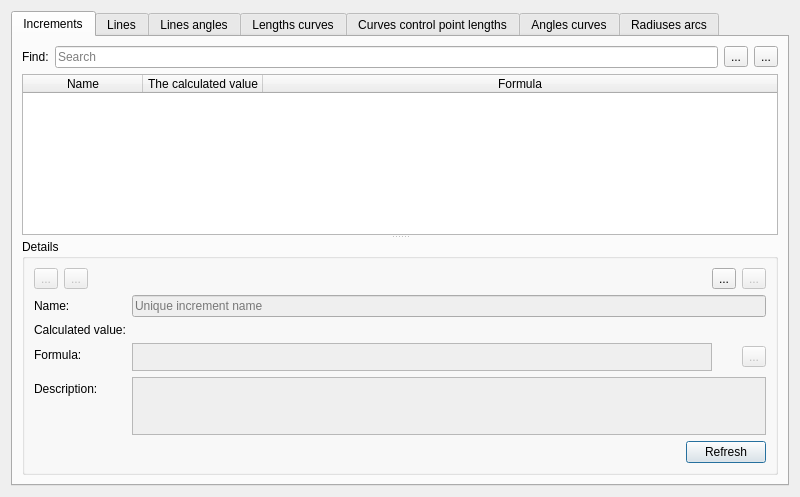
<?xml version="1.0" encoding="UTF-8"?>
<ui version="4.0">
 <class>DialogIncrements</class>
 <widget class="QDialog" name="DialogIncrements">
  <property name="geometry">
   <rect>
    <x>0</x>
    <y>0</y>
    <width>800</width>
    <height>497</height>
   </rect>
  </property>
  <property name="minimumSize">
   <size>
    <width>800</width>
    <height>0</height>
   </size>
  </property>
  <property name="windowTitle">
   <string>Tables of Variables</string>
  </property>
  <property name="windowIcon">
   <iconset resource="../../../libs/vmisc/share/resources/icon.qrc">
    <normaloff>:/icon/64x64/icon64x64.png</normaloff>:/icon/64x64/icon64x64.png</iconset>
  </property>
  <property name="locale">
   <locale language="English" country="UnitedStates"/>
  </property>
  <layout class="QVBoxLayout" name="verticalLayout">
   <item>
    <widget class="QTabWidget" name="tabWidget">
     <property name="sizePolicy">
      <sizepolicy hsizetype="Expanding" vsizetype="Expanding">
       <horstretch>1</horstretch>
       <verstretch>0</verstretch>
      </sizepolicy>
     </property>
     <property name="tabPosition">
      <enum>QTabWidget::North</enum>
     </property>
     <property name="currentIndex">
      <number>0</number>
     </property>
     <widget class="QWidget" name="tabIncrements">
      <attribute name="title">
       <string>Increments</string>
      </attribute>
      <layout class="QVBoxLayout" name="verticalLayout_2">
       <item>
        <layout class="QHBoxLayout" name="horizontalLayout_4">
         <property name="topMargin">
          <number>0</number>
         </property>
         <item>
          <widget class="QLabel" name="labelFind">
           <property name="text">
            <string>Find:</string>
           </property>
          </widget>
         </item>
         <item>
          <widget class="QLineEdit" name="lineEditFind">
           <property name="placeholderText">
            <string>Search</string>
           </property>
          </widget>
         </item>
         <item>
          <widget class="QToolButton" name="toolButtonFindPrevious">
           <property name="text">
            <string notr="true">...</string>
           </property>
           <property name="icon">
            <iconset theme="go-previous" resource="../../../libs/vmisc/share/resources/theme.qrc">
             <normaloff>:/icons/win.icon.theme/16x16/actions/go-previous.png</normaloff>:/icons/win.icon.theme/16x16/actions/go-previous.png</iconset>
           </property>
          </widget>
         </item>
         <item>
          <widget class="QToolButton" name="toolButtonFindNext">
           <property name="text">
            <string notr="true">...</string>
           </property>
           <property name="icon">
            <iconset theme="go-next" resource="../../../libs/vmisc/share/resources/theme.qrc">
             <normaloff>:/icons/win.icon.theme/16x16/actions/go-next.png</normaloff>:/icons/win.icon.theme/16x16/actions/go-next.png</iconset>
           </property>
          </widget>
         </item>
        </layout>
       </item>
       <item>
        <widget class="QSplitter" name="splitter">
         <property name="orientation">
          <enum>Qt::Vertical</enum>
         </property>
         <widget class="QTableWidget" name="tableWidgetIncrement">
          <property name="sizePolicy">
           <sizepolicy hsizetype="Expanding" vsizetype="Expanding">
            <horstretch>0</horstretch>
            <verstretch>8</verstretch>
           </sizepolicy>
          </property>
          <property name="minimumSize">
           <size>
            <width>0</width>
            <height>150</height>
           </size>
          </property>
          <property name="alternatingRowColors">
           <bool>true</bool>
          </property>
          <property name="selectionMode">
           <enum>QAbstractItemView::SingleSelection</enum>
          </property>
          <property name="selectionBehavior">
           <enum>QAbstractItemView::SelectRows</enum>
          </property>
          <property name="sortingEnabled">
           <bool>false</bool>
          </property>
          <property name="wordWrap">
           <bool>true</bool>
          </property>
          <attribute name="horizontalHeaderCascadingSectionResizes">
           <bool>false</bool>
          </attribute>
          <attribute name="horizontalHeaderDefaultSectionSize">
           <number>120</number>
          </attribute>
          <attribute name="horizontalHeaderMinimumSectionSize">
           <number>70</number>
          </attribute>
          <attribute name="horizontalHeaderShowSortIndicator" stdset="0">
           <bool>false</bool>
          </attribute>
          <attribute name="horizontalHeaderStretchLastSection">
           <bool>true</bool>
          </attribute>
          <attribute name="verticalHeaderVisible">
           <bool>false</bool>
          </attribute>
          <attribute name="verticalHeaderCascadingSectionResizes">
           <bool>false</bool>
          </attribute>
          <attribute name="verticalHeaderDefaultSectionSize">
           <number>25</number>
          </attribute>
          <attribute name="verticalHeaderMinimumSectionSize">
           <number>8</number>
          </attribute>
          <attribute name="verticalHeaderStretchLastSection">
           <bool>false</bool>
          </attribute>
          <column>
           <property name="text">
            <string>Name</string>
           </property>
          </column>
          <column>
           <property name="text">
            <string>The calculated value</string>
           </property>
          </column>
          <column>
           <property name="text">
            <string>Formula</string>
           </property>
          </column>
         </widget>
         <widget class="QGroupBox" name="groupBoxDetails">
          <property name="sizePolicy">
           <sizepolicy hsizetype="Preferred" vsizetype="Minimum">
            <horstretch>0</horstretch>
            <verstretch>4</verstretch>
           </sizepolicy>
          </property>
          <property name="minimumSize">
           <size>
            <width>0</width>
            <height>236</height>
           </size>
          </property>
          <property name="toolTip">
           <string>Details</string>
          </property>
          <property name="title">
           <string>Details</string>
          </property>
          <layout class="QFormLayout" name="formLayout">
           <item row="0" column="0">
            <layout class="QHBoxLayout" name="horizontalLayout">
             <item alignment="Qt::AlignLeft">
              <widget class="QToolButton" name="toolButtonUp">
               <property name="enabled">
                <bool>false</bool>
               </property>
               <property name="toolTip">
                <string>Move measurement up</string>
               </property>
               <property name="text">
                <string notr="true">...</string>
               </property>
               <property name="icon">
                <iconset theme="go-up">
                 <normaloff>../../seamlyme</normaloff>../../seamlyme</iconset>
               </property>
              </widget>
             </item>
             <item alignment="Qt::AlignLeft">
              <widget class="QToolButton" name="toolButtonDown">
               <property name="enabled">
                <bool>false</bool>
               </property>
               <property name="toolTip">
                <string>Move measurement down</string>
               </property>
               <property name="text">
                <string notr="true">...</string>
               </property>
               <property name="icon">
                <iconset theme="go-down">
                 <normaloff>../../seamlyme</normaloff>../../seamlyme</iconset>
               </property>
              </widget>
             </item>
             <item>
              <spacer name="horizontalSpacer_2">
               <property name="orientation">
                <enum>Qt::Horizontal</enum>
               </property>
               <property name="sizeHint" stdset="0">
                <size>
                 <width>5000</width>
                 <height>20</height>
                </size>
               </property>
              </spacer>
             </item>
            </layout>
           </item>
           <item row="0" column="1">
            <layout class="QHBoxLayout" name="horizontalLayout_3">
             <property name="spacing">
              <number>6</number>
             </property>
             <item>
              <spacer name="horizontalSpacer">
               <property name="orientation">
                <enum>Qt::Horizontal</enum>
               </property>
               <property name="sizeHint" stdset="0">
                <size>
                 <width>5000</width>
                 <height>20</height>
                </size>
               </property>
              </spacer>
             </item>
             <item alignment="Qt::AlignRight">
              <widget class="QToolButton" name="toolButtonAdd">
               <property name="sizePolicy">
                <sizepolicy hsizetype="Fixed" vsizetype="Fixed">
                 <horstretch>0</horstretch>
                 <verstretch>0</verstretch>
                </sizepolicy>
               </property>
               <property name="text">
                <string notr="true">...</string>
               </property>
               <property name="icon">
                <iconset theme="list-add">
                 <normaloff>.</normaloff>.</iconset>
               </property>
              </widget>
             </item>
             <item alignment="Qt::AlignLeft">
              <widget class="QToolButton" name="toolButtonRemove">
               <property name="enabled">
                <bool>false</bool>
               </property>
               <property name="text">
                <string notr="true">...</string>
               </property>
               <property name="icon">
                <iconset theme="list-remove">
                 <normaloff>.</normaloff>.</iconset>
               </property>
              </widget>
             </item>
            </layout>
           </item>
           <item row="2" column="0">
            <widget class="QLabel" name="label">
             <property name="text">
              <string>Name:</string>
             </property>
            </widget>
           </item>
           <item row="2" column="1">
            <widget class="QLineEdit" name="lineEditName">
             <property name="enabled">
              <bool>false</bool>
             </property>
             <property name="placeholderText">
              <string>Unique increment name</string>
             </property>
            </widget>
           </item>
           <item row="4" column="0">
            <widget class="QLabel" name="labelCalculated">
             <property name="text">
              <string>Calculated value:</string>
             </property>
            </widget>
           </item>
           <item row="4" column="1">
            <widget class="QLabel" name="labelCalculatedValue">
             <property name="text">
              <string notr="true"/>
             </property>
            </widget>
           </item>
           <item row="5" column="0">
            <widget class="QLabel" name="labelFormula">
             <property name="text">
              <string>Formula:</string>
             </property>
            </widget>
           </item>
           <item row="5" column="1">
            <layout class="QHBoxLayout" name="horizontalLayoutValue">
             <item>
              <widget class="QPlainTextEdit" name="plainTextEditFormula">
               <property name="enabled">
                <bool>false</bool>
               </property>
               <property name="sizePolicy">
                <sizepolicy hsizetype="Expanding" vsizetype="Expanding">
                 <horstretch>0</horstretch>
                 <verstretch>0</verstretch>
                </sizepolicy>
               </property>
               <property name="maximumSize">
                <size>
                 <width>16777215</width>
                 <height>28</height>
                </size>
               </property>
               <property name="toolTip">
                <string>Calculation</string>
               </property>
               <property name="tabChangesFocus">
                <bool>true</bool>
               </property>
              </widget>
             </item>
             <item>
              <widget class="QPushButton" name="pushButtonGrow">
               <property name="enabled">
                <bool>false</bool>
               </property>
               <property name="maximumSize">
                <size>
                 <width>18</width>
                 <height>18</height>
                </size>
               </property>
               <property name="sizeIncrement">
                <size>
                 <width>0</width>
                 <height>0</height>
                </size>
               </property>
               <property name="focusPolicy">
                <enum>Qt::StrongFocus</enum>
               </property>
               <property name="toolTip">
                <string>&lt;html&gt;&lt;head/&gt;&lt;body&gt;&lt;p&gt;Show full calculation in message box&lt;/p&gt;&lt;/body&gt;&lt;/html&gt;</string>
               </property>
               <property name="text">
                <string notr="true"/>
               </property>
               <property name="icon">
                <iconset theme="go-down">
                 <normaloff>../../../libs/vtools/dialogs/support</normaloff>../../../libs/vtools/dialogs/support</iconset>
               </property>
               <property name="iconSize">
                <size>
                 <width>16</width>
                 <height>16</height>
                </size>
               </property>
               <property name="autoDefault">
                <bool>false</bool>
               </property>
               <property name="flat">
                <bool>true</bool>
               </property>
              </widget>
             </item>
             <item>
              <widget class="QToolButton" name="toolButtonExpr">
               <property name="enabled">
                <bool>false</bool>
               </property>
               <property name="toolTip">
                <string>Formula wizard</string>
               </property>
               <property name="text">
                <string notr="true">...</string>
               </property>
               <property name="icon">
                <iconset resource="../../../libs/vmisc/share/resources/icon.qrc">
                 <normaloff>:/icon/24x24/fx.png</normaloff>:/icon/24x24/fx.png</iconset>
               </property>
               <property name="iconSize">
                <size>
                 <width>24</width>
                 <height>24</height>
                </size>
               </property>
              </widget>
             </item>
            </layout>
           </item>
           <item row="7" column="0">
            <widget class="QLabel" name="label_7">
             <property name="text">
              <string>Description:</string>
             </property>
            </widget>
           </item>
           <item row="7" column="1">
            <widget class="QPlainTextEdit" name="plainTextEditDescription">
             <property name="enabled">
              <bool>false</bool>
             </property>
             <property name="sizePolicy">
              <sizepolicy hsizetype="Expanding" vsizetype="Expanding">
               <horstretch>0</horstretch>
               <verstretch>1</verstretch>
              </sizepolicy>
             </property>
            </widget>
           </item>
           <item row="10" column="1">
            <layout class="QHBoxLayout" name="horizontalLayout_5">
             <item>
              <spacer name="horizontalSpacer_3">
               <property name="orientation">
                <enum>Qt::Horizontal</enum>
               </property>
               <property name="sizeHint" stdset="0">
                <size>
                 <width>40</width>
                 <height>20</height>
                </size>
               </property>
              </spacer>
             </item>
             <item>
              <widget class="QPushButton" name="pushButtonRefresh">
               <property name="toolTip">
                <string>Refresh a pattern with all changes you made</string>
               </property>
               <property name="text">
                <string>Refresh</string>
               </property>
              </widget>
             </item>
            </layout>
           </item>
          </layout>
         </widget>
        </widget>
       </item>
      </layout>
     </widget>
     <widget class="QWidget" name="tab_3">
      <attribute name="title">
       <string>Lines</string>
      </attribute>
      <layout class="QGridLayout" name="gridLayout_3">
       <item row="0" column="0">
        <widget class="QTableWidget" name="tableWidgetLines">
         <property name="editTriggers">
          <set>QAbstractItemView::NoEditTriggers</set>
         </property>
         <property name="alternatingRowColors">
          <bool>true</bool>
         </property>
         <attribute name="horizontalHeaderCascadingSectionResizes">
          <bool>false</bool>
         </attribute>
         <attribute name="horizontalHeaderDefaultSectionSize">
          <number>137</number>
         </attribute>
         <attribute name="horizontalHeaderStretchLastSection">
          <bool>false</bool>
         </attribute>
         <attribute name="verticalHeaderVisible">
          <bool>false</bool>
         </attribute>
         <column>
          <property name="text">
           <string>Line</string>
          </property>
         </column>
         <column>
          <property name="text">
           <string>Length</string>
          </property>
         </column>
        </widget>
       </item>
      </layout>
     </widget>
     <widget class="QWidget" name="tab">
      <attribute name="title">
       <string>Lines angles</string>
      </attribute>
      <layout class="QGridLayout" name="gridLayout_6">
       <item row="0" column="0">
        <widget class="QTableWidget" name="tableWidgetLinesAngles">
         <property name="editTriggers">
          <set>QAbstractItemView::NoEditTriggers</set>
         </property>
         <property name="alternatingRowColors">
          <bool>true</bool>
         </property>
         <attribute name="horizontalHeaderCascadingSectionResizes">
          <bool>false</bool>
         </attribute>
         <attribute name="horizontalHeaderDefaultSectionSize">
          <number>137</number>
         </attribute>
         <attribute name="horizontalHeaderStretchLastSection">
          <bool>false</bool>
         </attribute>
         <attribute name="verticalHeaderVisible">
          <bool>false</bool>
         </attribute>
         <column>
          <property name="text">
           <string>Line</string>
          </property>
         </column>
         <column>
          <property name="text">
           <string>Angle</string>
          </property>
         </column>
        </widget>
       </item>
      </layout>
     </widget>
     <widget class="QWidget" name="tab_4">
      <attribute name="title">
       <string>Lengths curves</string>
      </attribute>
      <layout class="QGridLayout" name="gridLayout_4">
       <item row="0" column="0">
        <widget class="QTableWidget" name="tableWidgetSplines">
         <property name="editTriggers">
          <set>QAbstractItemView::NoEditTriggers</set>
         </property>
         <property name="alternatingRowColors">
          <bool>true</bool>
         </property>
         <attribute name="horizontalHeaderCascadingSectionResizes">
          <bool>false</bool>
         </attribute>
         <attribute name="horizontalHeaderDefaultSectionSize">
          <number>137</number>
         </attribute>
         <attribute name="horizontalHeaderStretchLastSection">
          <bool>false</bool>
         </attribute>
         <attribute name="verticalHeaderVisible">
          <bool>false</bool>
         </attribute>
         <column>
          <property name="text">
           <string>Curve</string>
          </property>
         </column>
         <column>
          <property name="text">
           <string>Length</string>
          </property>
         </column>
        </widget>
       </item>
      </layout>
     </widget>
     <widget class="QWidget" name="tab_5">
      <attribute name="title">
       <string>Curves control point lengths</string>
      </attribute>
      <layout class="QVBoxLayout" name="verticalLayout_3">
       <item>
        <widget class="QTableWidget" name="tableWidgetCLength">
         <property name="editTriggers">
          <set>QAbstractItemView::NoEditTriggers</set>
         </property>
         <property name="alternatingRowColors">
          <bool>true</bool>
         </property>
         <attribute name="horizontalHeaderCascadingSectionResizes">
          <bool>false</bool>
         </attribute>
         <attribute name="horizontalHeaderDefaultSectionSize">
          <number>137</number>
         </attribute>
         <attribute name="horizontalHeaderStretchLastSection">
          <bool>false</bool>
         </attribute>
         <attribute name="verticalHeaderVisible">
          <bool>false</bool>
         </attribute>
         <column>
          <property name="text">
           <string>Curve</string>
          </property>
         </column>
         <column>
          <property name="text">
           <string>Length</string>
          </property>
         </column>
        </widget>
       </item>
      </layout>
     </widget>
     <widget class="QWidget" name="tab_6">
      <attribute name="title">
       <string>Angles curves</string>
      </attribute>
      <layout class="QGridLayout" name="gridLayout_8">
       <item row="0" column="0">
        <widget class="QTableWidget" name="tableWidgetAnglesCurves">
         <property name="editTriggers">
          <set>QAbstractItemView::NoEditTriggers</set>
         </property>
         <property name="alternatingRowColors">
          <bool>true</bool>
         </property>
         <attribute name="horizontalHeaderCascadingSectionResizes">
          <bool>false</bool>
         </attribute>
         <attribute name="horizontalHeaderDefaultSectionSize">
          <number>137</number>
         </attribute>
         <attribute name="horizontalHeaderStretchLastSection">
          <bool>false</bool>
         </attribute>
         <attribute name="verticalHeaderVisible">
          <bool>false</bool>
         </attribute>
         <column>
          <property name="text">
           <string>Curve</string>
          </property>
         </column>
         <column>
          <property name="text">
           <string>Angle</string>
          </property>
         </column>
        </widget>
       </item>
      </layout>
     </widget>
     <widget class="QWidget" name="tab_2">
      <attribute name="title">
       <string>Radiuses arcs</string>
      </attribute>
      <layout class="QGridLayout" name="gridLayout_7">
       <item row="0" column="0">
        <widget class="QTableWidget" name="tableWidgetRadiusesArcs">
         <property name="editTriggers">
          <set>QAbstractItemView::NoEditTriggers</set>
         </property>
         <property name="alternatingRowColors">
          <bool>true</bool>
         </property>
         <attribute name="horizontalHeaderCascadingSectionResizes">
          <bool>false</bool>
         </attribute>
         <attribute name="horizontalHeaderDefaultSectionSize">
          <number>137</number>
         </attribute>
         <attribute name="horizontalHeaderStretchLastSection">
          <bool>false</bool>
         </attribute>
         <attribute name="verticalHeaderVisible">
          <bool>false</bool>
         </attribute>
         <column>
          <property name="text">
           <string>Arc</string>
          </property>
         </column>
         <column>
          <property name="text">
           <string>Radius</string>
          </property>
         </column>
        </widget>
       </item>
      </layout>
     </widget>
    </widget>
   </item>
  </layout>
 </widget>
 <tabstops>
  <tabstop>tableWidgetIncrement</tabstop>
  <tabstop>toolButtonAdd</tabstop>
  <tabstop>toolButtonRemove</tabstop>
  <tabstop>tableWidgetLines</tabstop>
  <tabstop>tableWidgetSplines</tabstop>
 </tabstops>
 <resources>
  <include location="../../../libs/vmisc/share/resources/icon.qrc"/>
  <include location="../../../libs/vmisc/share/resources/theme.qrc"/>
 </resources>
 <connections/>
</ui>
